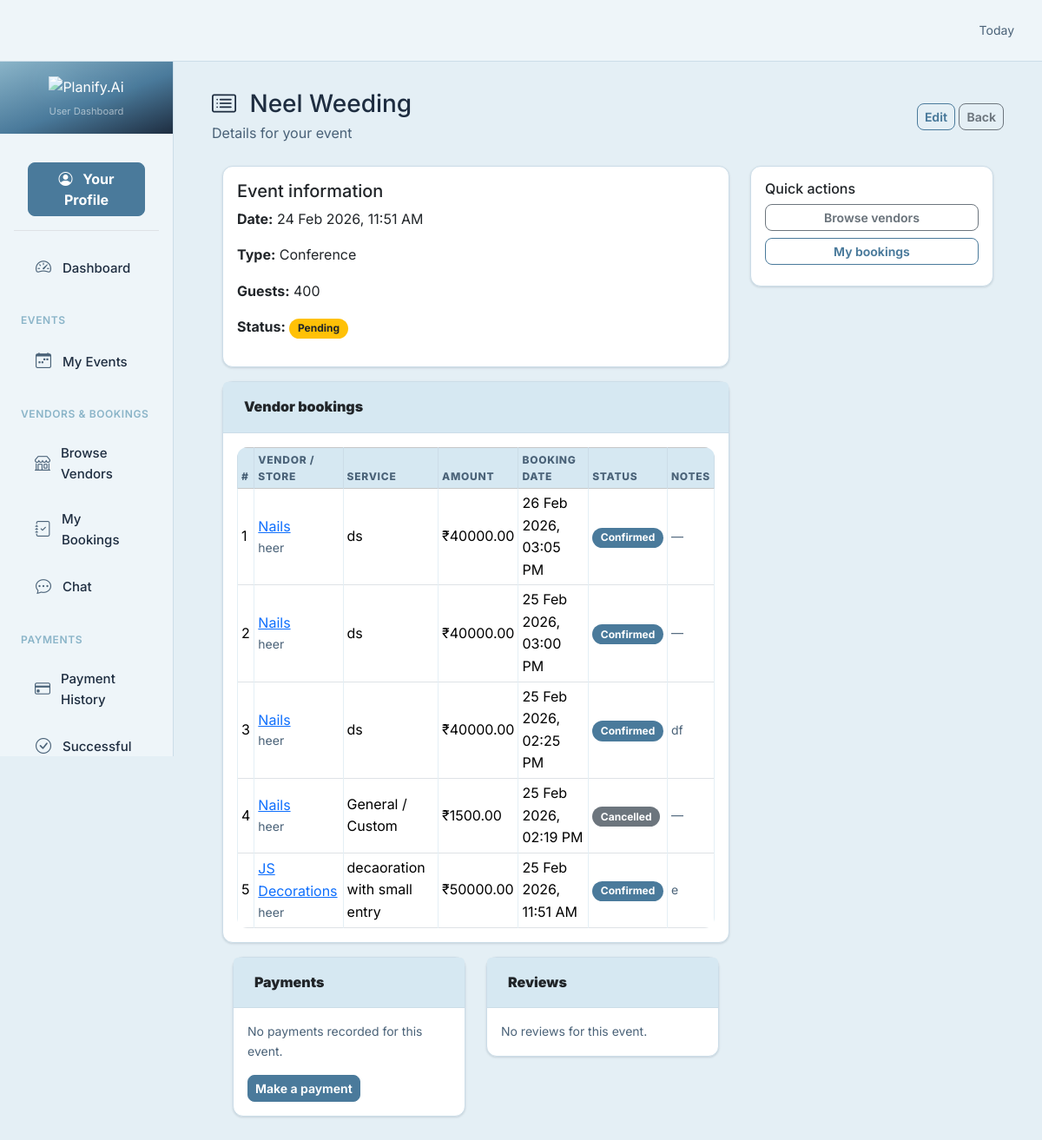
The page /user/events/3/ (signed in) on the database as committed earlier.
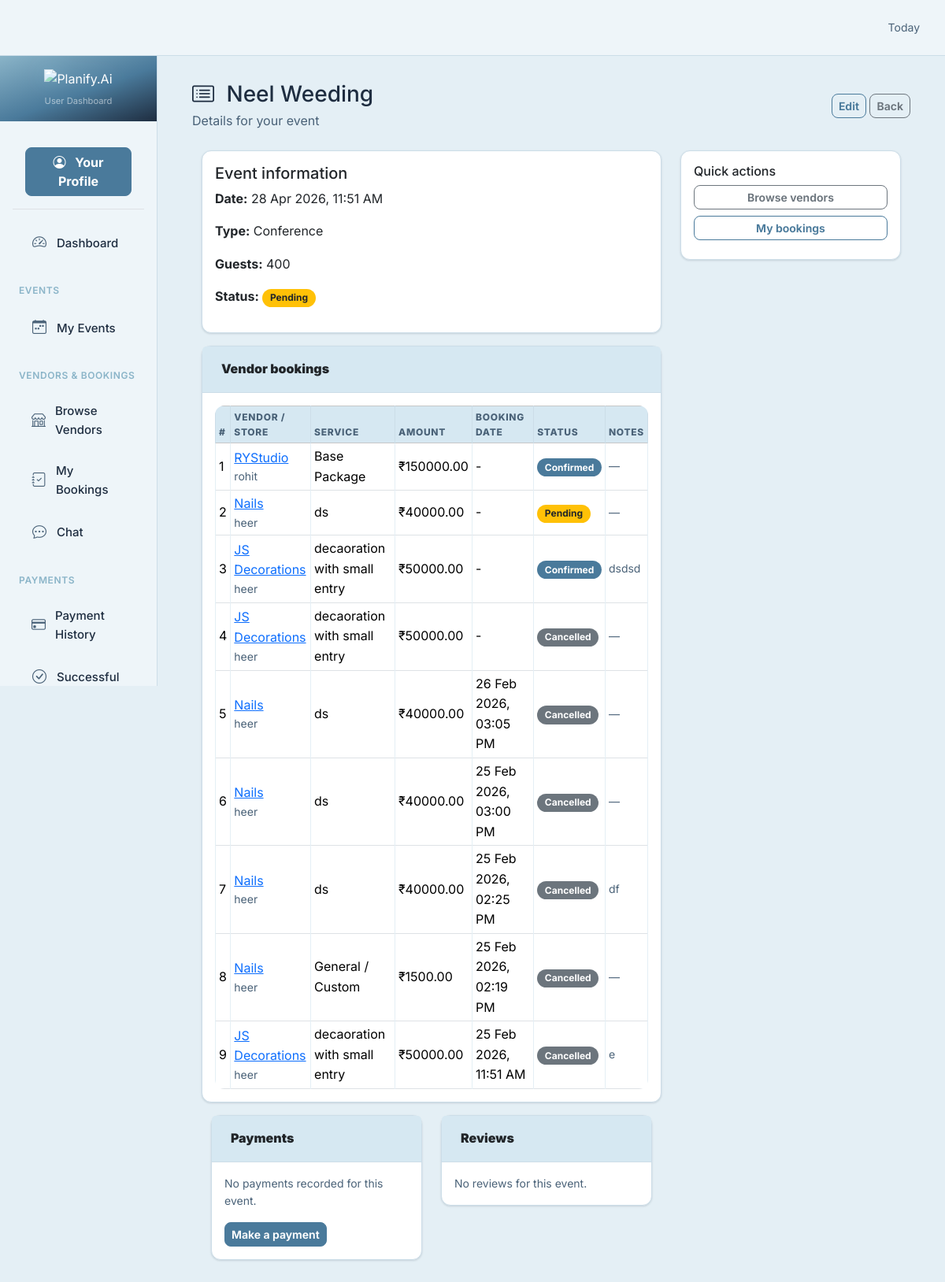
The same page on the database as committed later.
### user/models.py (models this page shows, shortened)
class Event(models.Model):
    STATUS_PENDING = 'pending'
    STATUS_CONFIRMED = 'confirmed'
    STATUS_COMPLETED = 'completed'
    STATUS_CANCELLED = 'cancelled'
    STATUS_CHOICES = [
        (STATUS_PENDING, 'Pending'),
        (STATUS_CONFIRMED, 'Confirmed'),
        (STATUS_COMPLETED, 'Completed'),
        (STATUS_CANCELLED, 'Cancelled'),
    ]
    TYPE_WEDDING = 'wedding'
    TYPE_CONFERENCE = 'conference'
    TYPE_PARTY = 'party'
    TYPE_OTHER = 'other'
    TYPE_CHOICES = [
        (TYPE_WEDDING, 'Wedding'),
        (TYPE_CONFERENCE, 'Conference'),
        (TYPE_PARTY, 'Party'),
        (TYPE_OTHER, 'Other'),
    ]
    owner = models.ForeignKey('account.User', on_delete=models.CASCADE, related_name='events')
    title = models.CharField(max_length=200)
    date = models.DateTimeField()
    event_type = models.CharField(max_length=50, choices=TYPE_CHOICES, default=TYPE_OTHER)
    status = models.CharField(max_length=20, choices=STATUS_CHOICES, default=STATUS_PENDING)
    guests = models.PositiveIntegerField(default=0)
    created_at = models.DateTimeField(auto_now_add=True)

### vendor/models.py (models this page shows, shortened)
class Booking(models.Model):
    STATUS_PENDING = 'pending'
    STATUS_CONFIRMED = 'confirmed'
    STATUS_IN_PROGRESS = 'in_progress'
    STATUS_COMPLETED = 'completed'
    STATUS_CANCELLED = 'cancelled'
    STATUS_CHOICES = [
        (STATUS_PENDING, 'Pending'),
        (STATUS_CONFIRMED, 'Approved'),
        (STATUS_IN_PROGRESS, 'In Progress'),
        (STATUS_COMPLETED, 'Completed'),
        (STATUS_CANCELLED, 'Rejected'),
    ]
    event = models.ForeignKey(Event, on_delete=models.CASCADE, related_name='bookings')
    store = models.ForeignKey(Store, on_delete=models.CASCADE, related_name='bookings')
    service = models.ForeignKey(Service, on_delete=models.SET_NULL, null=True, blank=True, related_name='bookings')
    customer = models.ForeignKey(User, on_delete=models.CASCADE, related_name='customer_bookings')
    vendor = models.ForeignKey(User, on_delete=models.CASCADE, related_name='vendor_bookings')
    amount = models.DecimalField(max_digits=10, decimal_places=2)
    advance_percentage = models.DecimalField(max_digits=5, decimal_places=2, default=0)
    advance_required = models.DecimalField(max_digits=10, decimal_places=2, default=0)
    advance_paid = models.DecimalField(max_digits=10, decimal_places=2, default=0)
    status = models.CharField(max_length=20, choices=STATUS_CHOICES, default=STATUS_PENDING)
    notes = models.TextField(blank=True, null=True)
    created_at = models.DateTimeField(auto_now_add=True)
    updated_at = models.DateTimeField(auto_now=True)
    booking_date = models.DateTimeField(null=True, blank=True)  # When the service will be provided

class Store(models.Model):
    vendor = models.ForeignKey(User, on_delete=models.CASCADE, limit_choices_to={'role__name__iexact': 'vendor'})
    store_name = models.CharField(max_length=200)
    description = models.TextField()
    phone = models.CharField(max_length=20, null=True, blank=True)
    category = models.ForeignKey(category, on_delete=models.CASCADE)
    address = models.TextField()
    city = models.CharField(max_length=100)
    price_start = models.DecimalField(max_digits=10, decimal_places=2)
    profile_image = models.ImageField(upload_to='store_images/', null=True, blank=True)
    created_at = models.DateTimeField(auto_now_add=True)
    updated_at = models.DateTimeField(auto_now=True)
    status = models.BooleanField(default=True)  # active/inactive

class Service(models.Model):
    store = models.ForeignKey(Store, on_delete=models.CASCADE, related_name='services')
    name = models.CharField(max_length=200)
    description = models.TextField()
    price = models.DecimalField(max_digits=10, decimal_places=2)
    image = models.ImageField(upload_to='service_images/', null=True, blank=True)
    is_active = models.BooleanField(default=True)
    created_at = models.DateTimeField(auto_now_add=True)
    updated_at = models.DateTimeField(auto_now=True)

### account/models.py (models this page shows, shortened)
class User(models.Model):
    fullname = models.CharField(max_length=255)
    email = models.EmailField(unique=True)
    mobile = models.CharField(max_length=15, unique=True, null=True, blank=True)
    password = models.CharField(max_length=255, blank=True, null=True)
    is_active = models.BooleanField(default=False)   # ✅ added
    email_verified = models.BooleanField(default=False)
    role = models.ForeignKey(Role, on_delete=models.CASCADE)
    business_logo = models.ImageField(upload_to='vendor_logos/', null=True, blank=True)
    created_at = models.DateTimeField(auto_now_add=True)
    updated_at = models.DateTimeField(auto_now=True)

### user/views.py (the view)
    def wrapper(request, *args, **kwargs):
        user_id = request.session.get('user_id')
        if not user_id:
            return redirect('/login/')
        try:
            User.objects.get(id=user_id)
        except User.DoesNotExist:
            request.session.flush()
            return redirect('/login/')
        return view_func(request, *args, **kwargs)

### template/user/event_detail.html (shortened to what this page needs)
{% extends 'user/base.html' %}
{% load static %}
{% block content %}
<div class="d-flex justify-content-between align-items-center mb-4">
    <div>
        <h3 class="mb-1"><i class="bi bi-card-list me-2"></i> {{ event.title }}</h3>
        <p class="text-muted mb-0">Details for your event</p>
    </div>
    <div>
        <a href="{% url 'user:event_edit' event.id %}" class="btn btn-outline-primary btn-sm">Edit</a>
        <a href="{% url 'user:user_events' %}" class="btn btn-outline-secondary btn-sm">Back</a>
    </div>
</div>
<div class="row">
    <div class="col-md-8">
        <div class="card mb-3">
            <div class="card-body">
                <h5 class="card-title">Event information</h5>
                <p><strong>Date:</strong> {{ event.date|date:"d M Y, h:i A" }}</p>
                <p><strong>Type:</strong> {{ event.get_event_type_display }}</p>
                <p><strong>Guests:</strong> {{ event.guests }}</p>
                <p><strong>Status:</strong>
                    {% if event.status == 'pending' %}
                    <span class="badge bg-warning text-dark">Pending</span>
                    {% elif event.status == 'confirmed' %}
                    <span class="badge bg-primary">Confirmed</span>
                    {% elif event.status == 'completed' %}
                    <span class="badge bg-success">Completed</span>
                    {% else %}
                    <span class="badge bg-secondary">Cancelled</span>
                    {% endif %}
                </p>
            </div>
        </div>
        <div class="card mb-3">
            <div class="card-header"><strong>Vendor bookings</strong></div>
            <div class="card-body">
                {% if bookings %}
                <div class="table-responsive">
                    <table class="table table-sm table-bordered mb-0 align-middle">
                        <thead class="table-light">
                            <tr>
                                <th>#</th>
                                <th>Vendor / Store</th>
                                <th>Service</th>
                                <th>Amount</th>
                                <th>Booking date</th>
                                <th>Status</th>
                                <th>Notes</th>
                            </tr>
                        </thead>
                        <tbody>
                            {% for b in bookings %}
                            <tr>
                                <td>{{ forloop.counter }}</td>
                                <td>
                                    <a href="{% url 'user:store_detail' b.store.id %}">{{ b.store.store_name }}</a>
                                    <div class="small text-muted">{{ b.vendor.fullname }}</div>
                                </td>
                                <td>
                                    {% if b.service %}
                                        {{ b.service.name }}
                                    {% else %}
                                        General / Custom
                                    {% endif %}
                                </td>
                                <td>₹{{ b.amount }}</td>
                                <td>{% if b.booking_date %}{{ b.booking_date|date:"d M Y, h:i A" }}{% else %}-{% endif %}</td>
                                <td>
                                    {% if b.status == 'pending' %}
                                    <span class="badge bg-warning text-dark">Pending</span>
                                    {% elif b.status == 'confirmed' %}
                                    <span class="badge bg-primary">Confirmed</span>
                                    {% elif b.status == 'in_progress' %}
                                    <span class="badge bg-info text-dark">In Progress</span>
                                    {% elif b.status == 'completed' %}
                                    <span class="badge bg-success">Completed</span>
                                    {% else %}
                                    <span class="badge bg-secondary">Cancelled</span>
                                    {% endif %}
                                </td>
                                <td class="small text-muted">{{ b.notes|default:'—' }}</td>
                            </tr>
                            {% endfor %}
                        </tbody>
                    </table>
                </div>
                {% else %}
                <p class="small text-muted mb-0">No bookings for this event yet. Browse vendors to send booking requests.</p>
                {% endif %}
            </div>
        </div>
        <div class="row">
            <div class="col-md-6">
                <div class="card mb-3">
                    <div class="card-header"><strong>Payments</strong></div>
                    <div class="card-body">
                        {% if payments %}
                        <ul class="list-group list-group-flush">
                            {% for p in payments %}
                            <li class="list-group-item d-flex justify-content-between align-items-center">
                                <div>
                                    <div>₹{{ p.amount }}</div>
                                    <div class="small text-muted">{{ p.payment_date|date:"d M Y, h:i A" }}</div>
                                </div>
                                <div class="small">
                                    {% if p.status == 'success' %}
                                    <span class="badge bg-success">Success</span>
                                    {% elif p.status == 'failed' %}
                                    <span class="badge bg-danger">Failed</span>
                                    {% else %}
                                    <span class="badge bg-warning text-dark">Pending</span>
                                    {% endif %}
                                </div>
                            </li>
                            {% endfor %}
                        </ul>
                        {% else %}
                        <p class="small text-muted mb-0">No payments recorded for this event.</p>
                        {% endif %}
                        <div class="mt-3">
                            <a href="{% url 'user:make_payment' event.id %}" class="btn btn-sm btn-primary">Make a payment</a>
                        </div>
                    </div>
                </div>
            </div>
            <div class="col-md-6">
                <div class="card mb-3">
                    <div class="card-header"><strong>Reviews</strong></div>
                    <div class="card-body">
                        {% if reviews %}
                        <ul class="list-group list-group-flush">
                            {% for r in reviews %}
                            <li class="list-group-item">
                                <div class="fw-semibold">{{ r.user.fullname }}</div>
                                <div class="small text-muted">{{ r.created_at|date:"d M Y" }}</div>
                                <div>{{ r.comment }}</div>
                                <div class="small text-warning">{% for i in "12345" %}{% if forloop.counter <= r.rating %}★{% else %}☆{% endif %}{% endfor %}</div>
                            </li>
                            {% endfor %}
                        </ul>
                        {% else %}
                        <p class="small text-muted mb-0">No reviews for this event.</p>
                        {% endif %}
                    </div>
                </div>
            </div>
        </div>
    </div>
    <div class="col-md-4">
        <div class="card p-3 mb-3">
            <h6>Quick actions</h6>
            <a href="{% url 'user:stores_list' %}" class="btn btn-sm btn-outline-secondary w-100 mb-2">Browse vendors</a>
            <a href="{% url 'user:user_bookings' %}" class="btn btn-sm btn-outline-primary w-100 mb-2">My bookings</a>
        </div>
    </div>
</div>
{% endblock %}

Rows that differ between the two databases and show on the page:
changed Event "Neel Weeding": date "24 Feb 2026, 11:51 AM" → "28 Apr 2026, 11:51 AM"
added Booking: store.store_name "RYStudio", vendor.fullname "rohit", service.name "Base Package", amount "150000.00", status "Confirmed", notes "—"
added Booking: store.store_name "Nails", vendor.fullname "heer", service.name "ds", amount "40000.00", status "Pending", notes "—"
added Booking: store.store_name "JS Decorations", vendor.fullname "heer", service.name "decaoration with small entry", amount "50000.00", status "Confirmed", notes "dsdsd"
added Booking: store.store_name "JS Decorations", vendor.fullname "heer", service.name "decaoration with small entry", amount "50000.00", status "Cancelled", notes "—"
changed Booking "26 Feb 2026, 03:05 PM": status "Confirmed" → "Cancelled"
changed Booking "25 Feb 2026, 03:00 PM": status "Confirmed" → "Cancelled"
changed Booking "25 Feb 2026, 02:25 PM": status "Confirmed" → "Cancelled"
changed Booking "25 Feb 2026, 11:51 AM": status "Confirmed" → "Cancelled"
